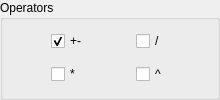
       <widget class="QGroupBox" name="panelOperators">
        <property name="geometry">
         <rect>
          <x>350</x>
          <y>217</y>
          <width>220</width>
          <height>100</height>
         </rect>
        </property>
        <property name="sizePolicy">
         <sizepolicy hsizetype="Fixed" vsizetype="Fixed">
          <horstretch>0</horstretch>
          <verstretch>0</verstretch>
         </sizepolicy>
        </property>
        <property name="autoFillBackground">
         <bool>true</bool>
        </property>
        <property name="title">
         <string>Operators</string>
        </property>
        <layout class="QGridLayout" name="gridLayout_4">
         <property name="leftMargin">
          <number>5</number>
         </property>
         <property name="topMargin">
          <number>4</number>
         </property>
         <property name="rightMargin">
          <number>5</number>
         </property>
         <property name="bottomMargin">
          <number>4</number>
         </property>
         <item row="0" column="0">
          <widget class="QCheckBox" name="checkBoxOpAdd">
           <property name="sizePolicy">
            <sizepolicy hsizetype="Fixed" vsizetype="Fixed">
             <horstretch>0</horstretch>
             <verstretch>0</verstretch>
            </sizepolicy>
           </property>
           <property name="text">
            <string>+-</string>
           </property>
           <property name="checked">
            <bool>true</bool>
           </property>
          </widget>
         </item>
         <item row="0" column="1">
          <widget class="QCheckBox" name="checkBoxOpDiv">
           <property name="sizePolicy">
            <sizepolicy hsizetype="Fixed" vsizetype="Fixed">
             <horstretch>0</horstretch>
             <verstretch>0</verstretch>
            </sizepolicy>
           </property>
           <property name="text">
            <string>/</string>
           </property>
          </widget>
         </item>
         <item row="1" column="0">
          <widget class="QCheckBox" name="checkBoxOpMul">
           <property name="sizePolicy">
            <sizepolicy hsizetype="Fixed" vsizetype="Fixed">
             <horstretch>0</horstretch>
             <verstretch>0</verstretch>
            </sizepolicy>
           </property>
           <property name="text">
            <string>*</string>
           </property>
          </widget>
         </item>
         <item row="1" column="1">
          <widget class="QCheckBox" name="checkBoxOpPow">
           <property name="sizePolicy">
            <sizepolicy hsizetype="Fixed" vsizetype="Fixed">
             <horstretch>0</horstretch>
             <verstretch>0</verstretch>
            </sizepolicy>
           </property>
           <property name="text">
            <string>^</string>
           </property>
          </widget>
         </item>
        </layout>
       </widget>
